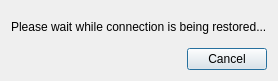
<?xml version="1.0" encoding="UTF-8"?>
<ui version="4.0">
 <class>ReconnectInfoDialog</class>
 <widget class="QDialog" name="ReconnectInfoDialog">
  <property name="windowModality">
   <enum>Qt::ApplicationModal</enum>
  </property>
  <property name="geometry">
   <rect>
    <x>0</x>
    <y>0</y>
    <width>273</width>
    <height>81</height>
   </rect>
  </property>
  <property name="windowTitle">
   <string>Reconnecting...</string>
  </property>
  <property name="modal">
   <bool>true</bool>
  </property>
  <layout class="QVBoxLayout" name="verticalLayout">
   <item>
    <widget class="QLabel" name="label">
     <property name="text">
      <string>Please wait while connection is being restored...</string>
     </property>
    </widget>
   </item>
   <item>
    <layout class="QGridLayout" name="gridLayout"/>
   </item>
   <item>
    <widget class="QDialogButtonBox" name="buttonBox">
     <property name="standardButtons">
      <set>QDialogButtonBox::Cancel</set>
     </property>
    </widget>
   </item>
  </layout>
 </widget>
 <resources/>
 <connections/>
</ui>
